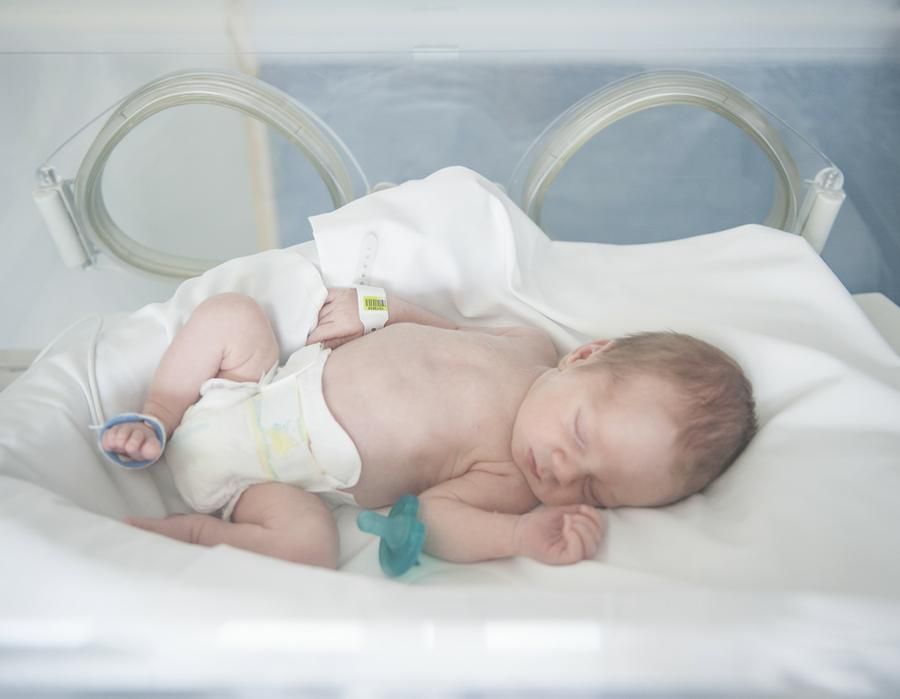
%> input picture bebeas.jpg, 900 x 699 px; the run also reads 1 picture not shown here
$ octave leyendoimg.m   (GNU Octave 9; MATLAB toolbox functions it lacks are replaced by stand-ins)
%> lines starting %> are read from the running program, lines starting %| are printed output that depends on the picture
bebeimg = imread('bebeas.jpg');
%> bebeimg is the input picture: size 699x900x3 uint8; mean R, G, B 192.6, 193.9, 193.9
bebe2 = imread('redbaby.jpg');
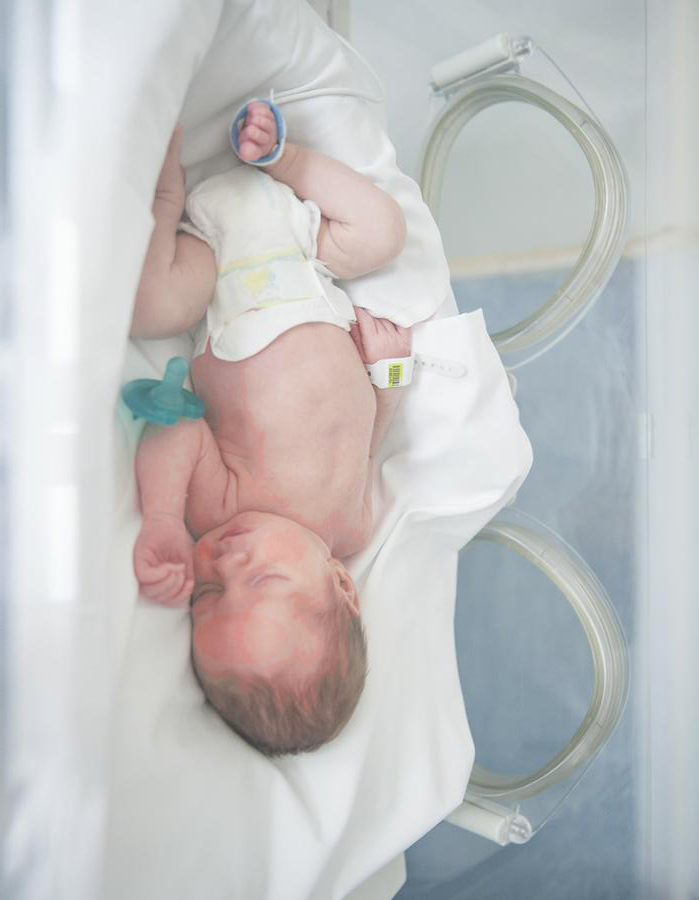
%> input picture redbaby.jpg, 699 x 900 px
%> bebe2 is the input picture: size 900x699x3 uint8; mean R, G, B 193.3, 192.9, 193.2
bebe3 = imread('bluebaby.jpg');

% red_i=flipud(bebeimg(:,:,1).');
% green_i=flipud(bebeimg(:,:,2).');
% blue_i=flipud(bebeimg(:,:,3).');


red = imresize(flipud(bebeimg(:,:,1).'),[750 483]);
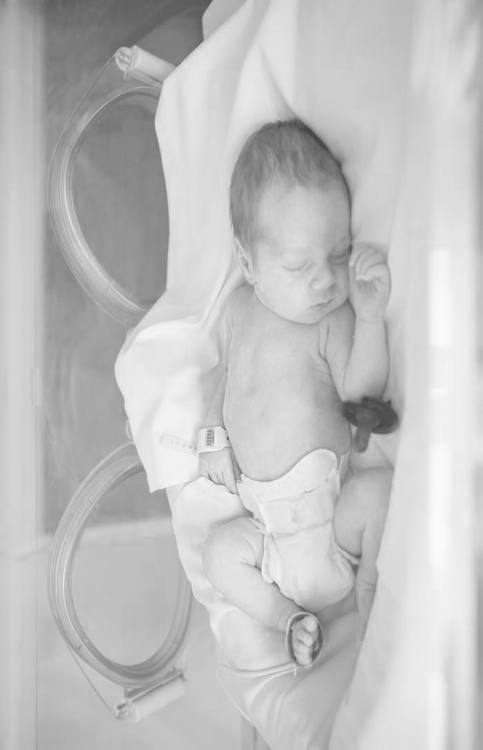
%> red: size 750x483 uint8; min 67, max 251, mean 192.6
green = imresize(flipud(bebeimg(:,:,2).'),[750 483]) ;
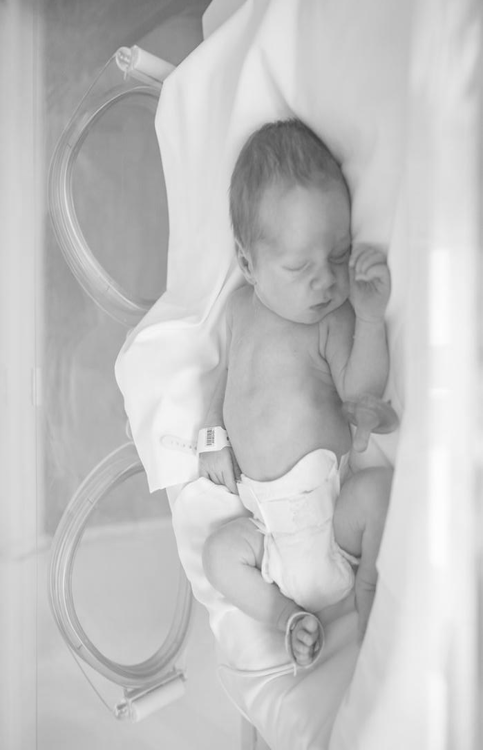
%> green: size 750x483 uint8; min 63, max 253, mean 193.9
blue = imresize(flipud(bebeimg(:,:,3).'),[750 483]) ;


% red_i2=rot90(bebe2(:,:,1),2);
% green_i2=rot90(bebe2(:,:,2),2);
% blue_i2=rot90(bebe2(:,:,3),2);

red2 = imresize(rot90(bebe2(:,:,1),2),[750 483]);
green2 = imresize(rot90(bebe2(:,:,2),2),[750 483]) ;
blue2 = imresize(rot90(bebe2(:,:,3),2),[750 483]) ;


% red_i3=rot90(bebe3(:,:,1),2);
% green_i3=rot90(bebe3(:,:,2),2);
% blue_i3=rot90(bebe3(:,:,3),2);

red3 = imresize(rot90(bebe3(:,:,1),2),[750 483]);
green3 = imresize(rot90(bebe3(:,:,2),2),[750 483]) ;
blue3 = imresize(rot90(bebe3(:,:,3),2),[750 483]) ;
